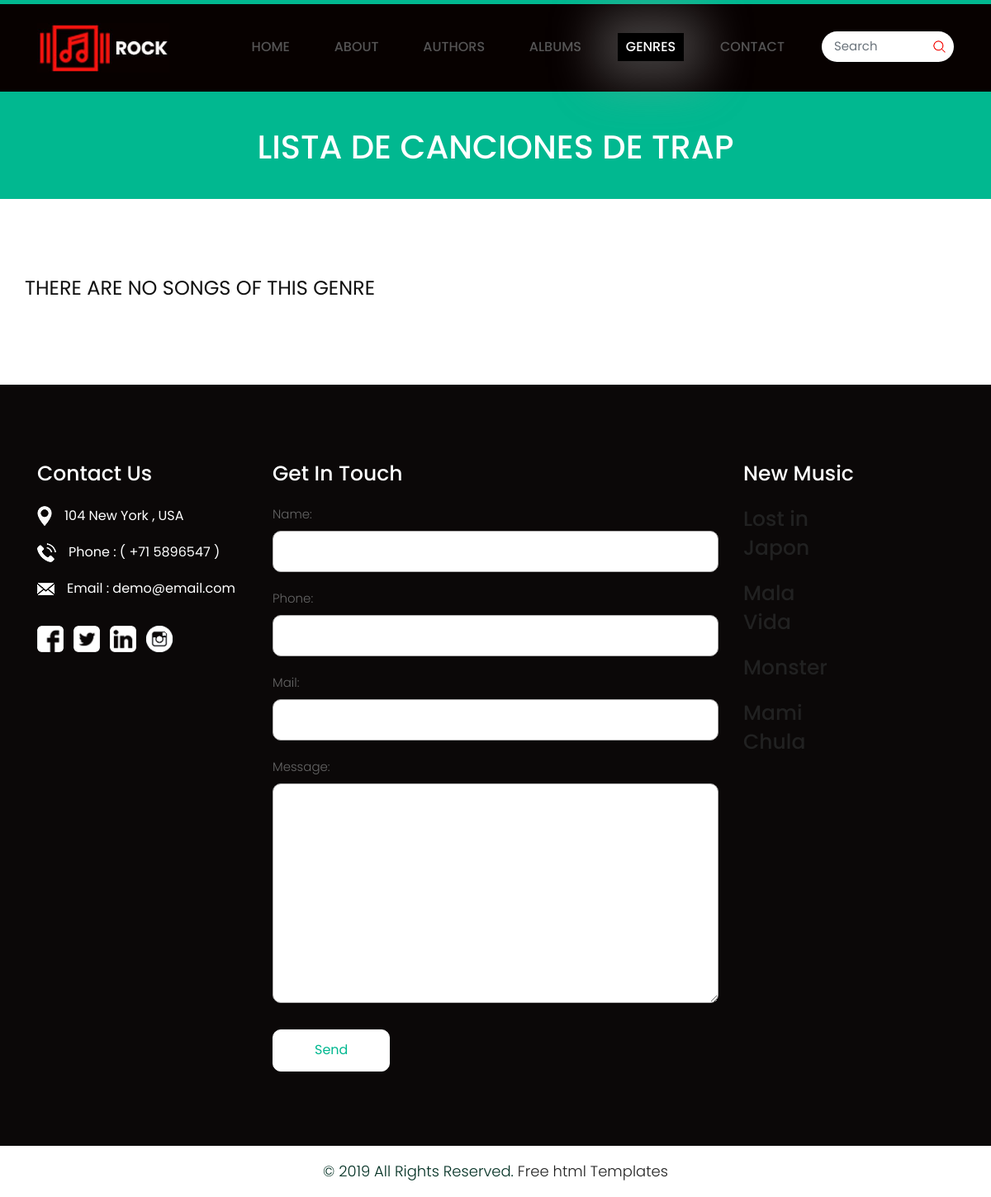
The app's page /top100/genre/3/, older data.
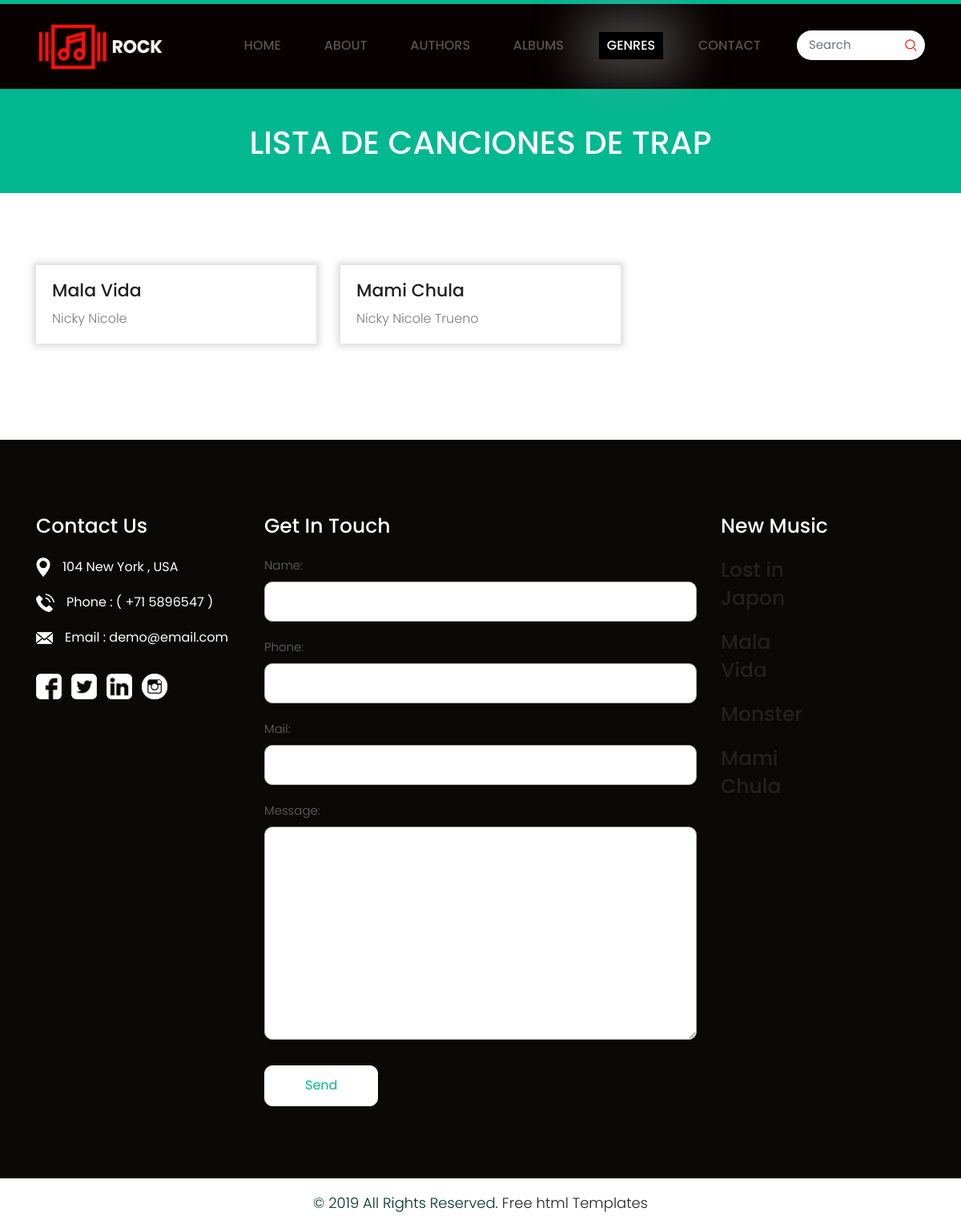
The same page, newer data.
### top100_app/models.py (models this page shows, shortened)
class Song(models.Model):
    name = models.CharField(max_length=20)
    author = models.ManyToManyField(Author)
    genre = models.ForeignKey(Genre, on_delete=models.CASCADE, null = True)
    repros = models.IntegerField()
    date = models.DateTimeField(default = datetime.now)
    album = models.ForeignKey(Album, on_delete=models.CASCADE, null = True)

class Author(models.Model):
    name = models.CharField(max_length = 30, default='Name')
    info = models.CharField(max_length = 200, default='Information')
    image = models.ImageField(upload_to='top100_app/static/images/authors', blank=True, null=True, verbose_name='Image')

### top100_app/views.py (the view, shortened to what this page needs)
def genre_details(request, genre_id) :
    genre = get_object_or_404(Genre, pk=genre_id)
    song = Song.objects.filter(genre=get_object_or_404(Genre, pk=genre_id)).order_by('name')
    songs_date = get_list_or_404(Song.objects.order_by('date')[: 4])
    form = ContactForm()
    context = {
        'genre': genre,
        'song_list' : song,
        'song_date_list' : songs_date,
        'form' : form
    }
    return render(request, "genre_details.html", context)

### top100_app/forms.py
class ContactForm(forms.Form):
    name = forms.CharField(widget=forms.TextInput(attrs={'class' : 'contactus'}), max_length= 100)
    phone = forms.CharField(widget=forms.TextInput(attrs={'class' : 'contactus'}), max_length= 13)
    mail = forms.CharField(widget=forms.TextInput(attrs={'class' : 'contactus'}), max_length= 100)
    message = forms.CharField(widget=forms.Textarea(attrs={'class' : 'textarea'}), max_length= 2000)

### top100_app/templates/genre_details.html
{% extends "base.html" %}
{% load static %}
    {% block active%}
    <li> <a href="{% url 'index'%}">Home</a> </li>
    <li> <a href="{% url 'about'%}">About</a> </li>
    <li> <a href="{% url 'author'%}"> Authors</a> </li>
    <li> <a href="{% url 'album'%}"> Albums</a> </li>
    <li class="active"> <a href="{% url 'genre'%}">Genres</a> </li>
    <li> <a href="{% url 'contact'%}">Contact</a> </li>
    {% endblock %}
    {% block body %}
                <div class="blogbg">
                    <div class="container">
                        <div class="row">
                            <div class="col-md-12">
                                <div class="blogtitlepage">
                                    <h2>Lista de canciones de {{genre.name}}</h2>
                                </div>
                            </div>
                        </div>
                    </div>
                </div>
                <div class="Lastestnews blog">
                    <div class="container">
                        <div class="row">
                            {% if genre %}
                                {% if song_list %}
                                    {% for c in song_list %}
                                        <div class="col-xl-4 col-lg-4 col-md-4 col-sm-12 margin">
                                            <div class="news-box">
                                                <h3><a href = "{% url 'song_details' c.id%}">{{c.name}}</a></h3>
                                                <p>{% for author in c.author.all %} {{author.name}} {% endfor %}</p>
                                            </div>
                                        </div>
                                    {% endfor%}
                                {% else %}
                                    <h1>THERE ARE NO SONGS OF THIS GENRE</h1>
                                {% endif %}
                            {% endif %}
                        </div>
                    </div>
                </div>
    {% endblock%}

### top100_app/templates/base.html (shortened to what the changed rows need)
<!DOCTYPE html>
<html lang="en">
{% load static %}
<head>
    <link rel="stylesheet" href="{%static 'css/bootstrap.min.css' %}" >
    <link rel="stylesheet" href="{%static 'css/style.css' %}">
    <link rel="stylesheet" href="{%static 'css/responsive.css' %}">
    <link rel="stylesheet" href="{%static 'css/jquery.mCustomScrollbar.min.css' %}">
    <link rel="stylesheet" href="https://netdna.bootstrapcdn.com/font-awesome/4.0.3/css/font-awesome.css">
    <link rel="stylesheet" href="https://cdnjs.cloudflare.com/ajax/libs/fancybox/2.1.5/jquery.fancybox.min.css" media="screen">
</head>
<body class="main-layout">
    {% block body %}
    {% endblock %}
    <footr id="footer_with_contact">
        <div class="footer">
            <div class="container">
                <div class="row">
                    <div class="col-xl-3 col-lg-3 col-md-6 col-sm-12 width">
                        <div class="address">
                                {% if song_date_list %}
                                    {% for c in song_date_list %}
                                        <div class="row">
                                            <div class="col-xl-6 col-lg-6 col-md-6 col-sm-6 ">
                                            <h3><a href = "{% url 'song_details' c.id%}">{{c.name}}</a></h3>
                                            </div>
                                        </div>
                                    {% endfor%}
                                {% else %}
                                    <h1>THERE ARE NO SONGS</h1>
                                {% endif %}
                        </div>
                    </div>
                </div>
            </div>
        </div>
    </footr>
</body>
</html>

Row changes from the older to the newer data that the page shows:
now on one of the page's lists (row edited): Song: name "Mala Vida"
changed Song "Mala Vida": gains Author (name "Nicky Nicole")
now on one of the page's lists (row edited): Song: name "Mami Chula"
changed Song "Mami Chula": gains Author (name "Nicky Nicole"); gains Author (name "Trueno")
Text that changed along with them:
text no longer shown: "THERE ARE NO SONGS OF THIS GENRE"
